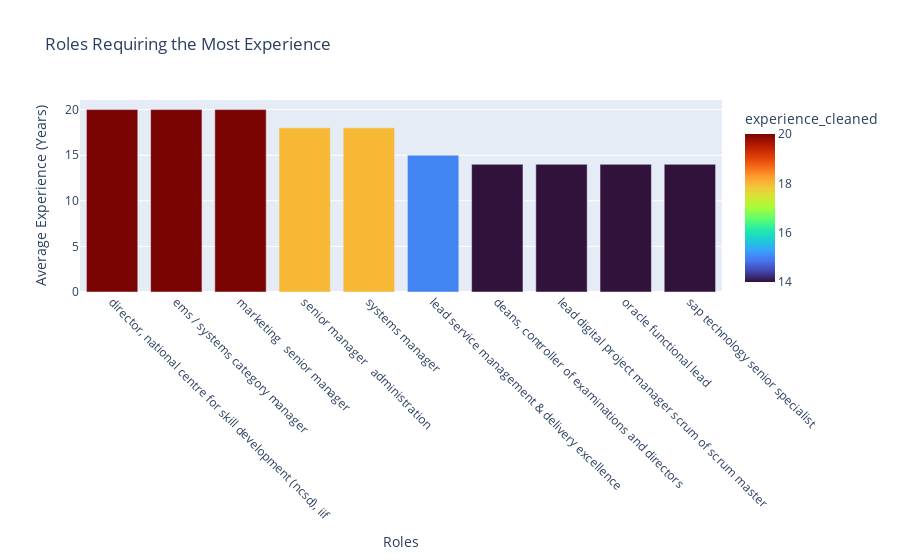

Here is the notebook cell this chart was saved with:
### Markdown cell above
**Roles Requiring the Most Experience**

### Code cell
# Ensure 'experience_cleaned' is numeric
df_pd['experience_cleaned'] = pd.to_numeric(df_pd['experience_cleaned'], errors='coerce')

# Drop rows with NaN values in 'experience_cleaned'
df_pd = df_pd.dropna(subset=['experience_cleaned'])

# Group by 'roles' and calculate mean experience
experience_roles = df_pd.groupby('roles', as_index=False)['experience_cleaned'].mean()

# Get the top 10 roles requiring the most experience
experience_roles = experience_roles.nlargest(10, 'experience_cleaned')

# Create a bar chart
fig = px.bar(
    experience_roles, 
    x='roles', 
    y='experience_cleaned', 
    title="Roles Requiring the Most Experience", 
    color='experience_cleaned', 
    color_continuous_scale='Turbo'
)

# Customize the layout
fig.update_layout(
    xaxis_title="Roles", 
    yaxis_title="Average Experience (Years)", 
    xaxis_tickangle=45
)
# Display the chart
fig.show()

### Figure 1 — Plotly figure (JSON) as saved in the notebook; plotly's stock layout.template omitted (floating-point values rounded to 4 significant figures)
{"data": [{"alignmentgroup": "True", "hovertemplate": "roles=%{x}<br>experience_cleaned=%{marker.color}<extra></extra>", "legendgroup": "", "marker": {"color": [20, 20, 20, 18, 18, 15, 14, 14, 14, 14], "coloraxis": "coloraxis", "pattern": {"shape": ""}}, "name": "", "offsetgroup": "", "orientation": "v", "showlegend": false, "textposition": "auto", "type": "bar", "x": ["director, national centre for skill development (ncsd), iif", "ems / systems category manager", "marketing   senior manager", "senior manager   administration", "systems manager", "lead service management & delivery excellence", "deans, controller of examinations and directors", "lead digital project manager scrum of scrum master", "oracle functional lead", "sap technology senior specialist"], "xaxis": "x", "y": [20, 20, 20, 18, 18, 15, 14, 14, 14, 14], "yaxis": "y"}], "layout": {"barmode": "relative", "coloraxis": {"colorbar": {"title": {"text": "experience_cleaned"}}, "colorscale": [[0, "#30123b"], [0.07143, "#4145ab"], [0.1429, "#4675ed"], [0.2143, "#39a2fc"], [0.2857, "#1bcfd4"], [0.3571, "#24eca6"], [0.4286, "#61fc6c"], [0.5, "#a4fc3b"], [0.5714, "#d1e834"], [0.6429, "#f3c63a"], [0.7143, "#fe9b2d"], [0.7857, "#f36315"], [0.8571, "#d93806"], [0.9286, "#b11901"], [1, "#7a0402"]]}, "legend": {"tracegroupgap": 0}, "title": {"text": "Roles Requiring the Most Experience"}, "xaxis": {"anchor": "y", "domain": [0, 1], "tickangle": 45, "title": {"text": "Roles"}}, "yaxis": {"anchor": "x", "domain": [0, 1], "title": {"text": "Average Experience (Years)"}}}}
